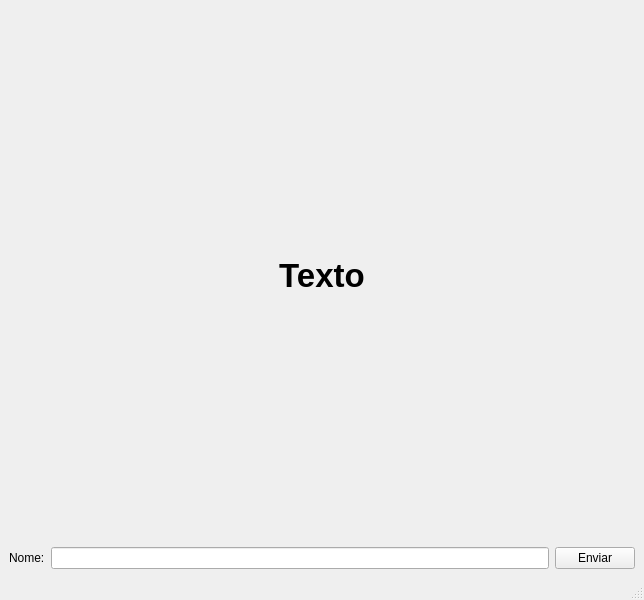
<?xml version="1.0" encoding="UTF-8"?>
<ui version="4.0">
 <class>MainWindow</class>
 <widget class="QMainWindow" name="MainWindow">
  <property name="geometry">
   <rect>
    <x>0</x>
    <y>0</y>
    <width>644</width>
    <height>600</height>
   </rect>
  </property>
  <property name="windowTitle">
   <string>MainWindow</string>
  </property>
  <widget class="QWidget" name="centralwidget">
   <layout class="QHBoxLayout" name="horizontalLayout">
    <item>
     <layout class="QGridLayout" name="gridLayout">
      <item row="0" column="0">
       <widget class="QLabel" name="labelResult">
        <property name="font">
         <font>
          <pointsize>25</pointsize>
          <bold>true</bold>
         </font>
        </property>
        <property name="text">
         <string>Texto</string>
        </property>
        <property name="alignment">
         <set>Qt::AlignmentFlag::AlignCenter</set>
        </property>
       </widget>
      </item>
      <item row="1" column="0">
       <layout class="QGridLayout" name="gridLayout_2">
        <item row="0" column="0">
         <widget class="QLabel" name="labelName">
          <property name="text">
           <string>Nome:</string>
          </property>
         </widget>
        </item>
        <item row="0" column="1">
         <widget class="QLineEdit" name="inputName"/>
        </item>
        <item row="0" column="2">
         <widget class="QPushButton" name="sendButton">
          <property name="text">
           <string>Enviar</string>
          </property>
         </widget>
        </item>
       </layout>
      </item>
     </layout>
    </item>
   </layout>
  </widget>
  <widget class="QMenuBar" name="menubar">
   <property name="geometry">
    <rect>
     <x>0</x>
     <y>0</y>
     <width>644</width>
     <height>22</height>
    </rect>
   </property>
  </widget>
  <widget class="QStatusBar" name="statusbar"/>
 </widget>
 <resources/>
 <connections/>
</ui>
